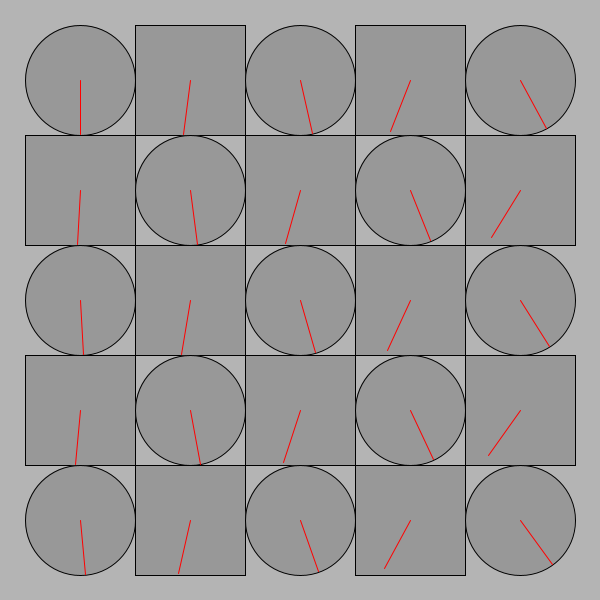
Frame 1 (no input)
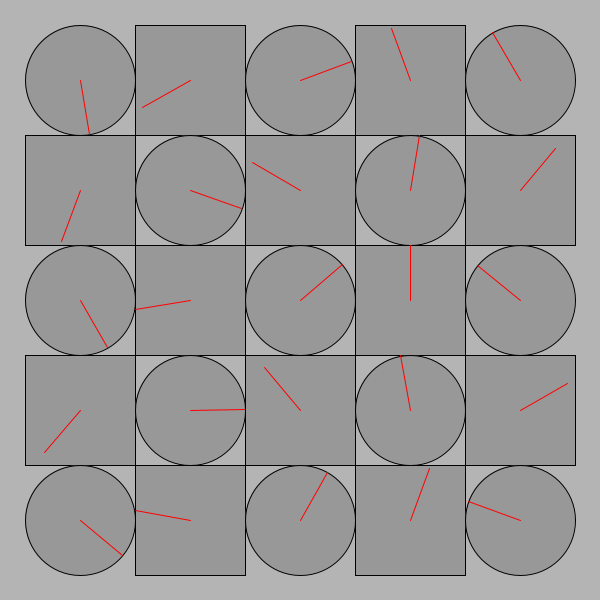
Frame 60 (the mouse pressed at the canvas centre just before this capture)
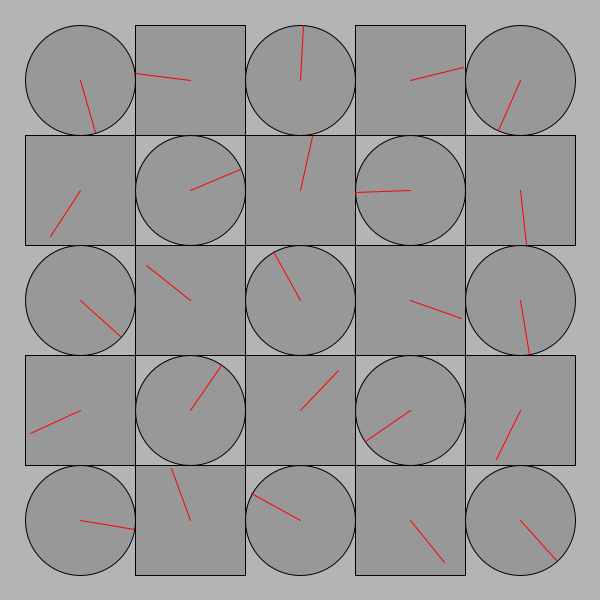
Frame 120 (the mouse held since frame 60 and released just before this capture)

The Processing sketch that drew these frames (run headless with seeded random() and noise(); from frame 60 on, the mouse is pressed at the canvas centre):

// Processing sketch: processing_152514
// ── processing_152514.pde

/*
 * Creative Coding
 * Week 2, 04 - The Clocks
 * by Indae Hwang and Jon McCormack
 * Copyright (c) 2014 Monash University
 *
 * This program draws a grid of circular "clocks", whose hands move according to the elasped time.
 * The higher the clock number the faster it moves, the first clock takes 1 min to go all the way around.
 * The function "movingCircle" is used to draw each clock. It is passed the position, size and hand angle
 * as arguments.
 * 
 */

void setup() {
  size(600, 600);
  background(180);
  rectMode(CENTER);
  noStroke();
}


void draw() {
  background(180);
  noStroke();

  int num = 5;
  int margin = 80;

  float gutter = 0; //distance between each cell
  float cellsize = ( width - (2 * margin) - gutter * (num - 1) ) / (num - 1);

  int circleNumber = 0; // counter

  for (int i=0; i<num; i++) {
    for (int j=0; j<num; j++) {
      ++circleNumber;

      float tx = margin + cellsize * i + gutter * i;
      float ty = margin + cellsize * j + gutter * j;
      if (circleNumber%2 == 0) { // is Even
      movingCircle2(tx, ty, cellsize, circleNumber * TWO_PI * millis() / 60000.0);
      }
      else { // If it's Odd
      movingCircle(tx, ty, cellsize, circleNumber * TWO_PI * millis() / 60000.0);
      }
    }
  }
}//end of draw 


void movingCircle(float x, float y, float size, float angle) {

  // calculate endpoint of the line
  float tempX = x + (size / 2) * sin(angle);
  float tempY = y + (size / 2) * cos(angle);

  stroke(0);
  strokeWeight(1);
  fill(140, 180);
  ellipse(x, y, size, size); // circle

  stroke(255, 0, 0);
  line(x, y, tempX, tempY); // red line
}

void movingCircle2(float x, float y, float size, float angle) {

  // calculate endpoint of the line
  float tempX = x + (size / 2) * sin(-angle);
  float tempY = y + (size / 2) * cos(-angle);

  stroke(0);
  strokeWeight(1);
  fill(140, 180);
  rect(x, y, size, size); // square

  stroke(255, 0, 0);
  line(x, y, tempX, tempY); // red line
}
